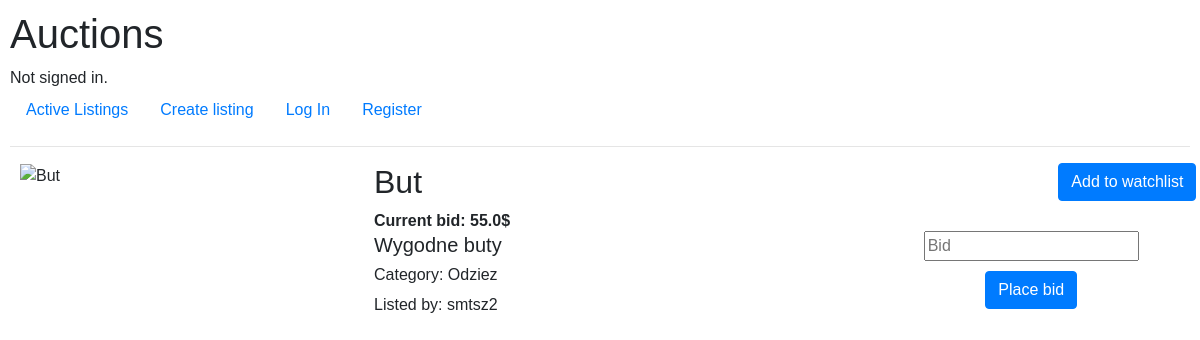
Before: /3 with the older database file.
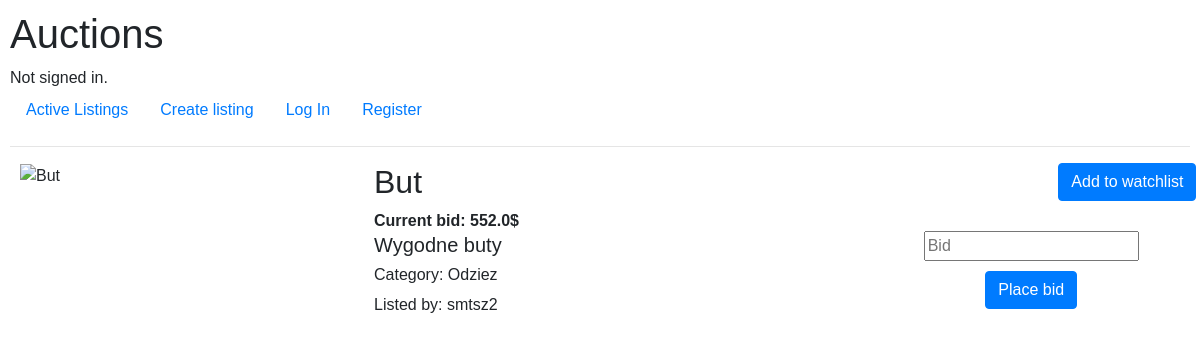
After: the same page with the newer database file.
### auctions/models.py (models this page shows, shortened)
class Auction_listing(models.Model):
    user = models.ForeignKey(User, on_delete=models.CASCADE, related_name="listings")
    is_active = models.BooleanField()
    listing_desc = models.CharField(max_length=1000)
    initial_bid = models.FloatField()
    current_bid = models.FloatField()
    creation_date = models.DateTimeField()
    listing_img = models.CharField(max_length=10000, blank=True)
    listing_title = models.CharField(max_length=150)
    listing_category = models.CharField(max_length=150, blank=True)

class User(AbstractUser):
    id = models.BigAutoField(primary_key=True, null=False)

### auctions/views.py (the view, shortened to what this page needs)
# urls.py: path("<int:id>", views.listing_page, name="listing_page"),
def listing_page(request, id):
    if is_valid(id):
        listing = Auction_listing.objects.get(id=id)
        user_id = request.user.id
        login_message = "to perform this action"
        wlisted = watchlisted(user_id, listing)
        if wlisted:
            message = "Remove from watchlist"
        else:
            message = "Add to watchlist"
        if request.method == "GET":
                success_message = None
                if not listing.is_active:
                    highest_biding_user = find_highest_username(listing)
                    if highest_biding_user.id == request.user.id:
                        success_message = "Congratulations you have won this auction !"
                return render(request, "auctions/listing_page.html", {
                    "listing": listing,
                    "success_message": success_message,
                    "error_message": assign_error_message(listing),
                    "watchlist_state": message
                })
    return render(request, "auctions/404.html")

### auctions/util.py (called while the page is built)
def is_valid(id):
    try:
        listing = Auction_listing.objects.get(id=id)
    except:
        return False
    return True

def watchlisted(user_id ,listing):
    try:
        added = Watchlist.objects.get(user_id=user_id, listing=listing)
        return added.id
    except:
        return None

def assign_error_message(listing):
    if not listing.is_active:
        return "This listing is closed and you can no longer place bids on it"
    return None

### auctions/templates/auctions/listing_page.html (shortened to what this page needs)
{% extends "auctions/layout.html" %}
{% block body %}
    <div class="listing_page">
        {% if listing.listing_img %}
            <div class="big_image">
                <img src="{{ listing.listing_img }}" alt="{{ listing.listing_title }}">
            </div>
        {% endif %}
        <div class="listing_page_info">
            <h2>{{ listing.listing_title }}</h2>
            <strong>Current bid: {{ listing.current_bid }}$</strong>
            <h5>{{ listing.listing_desc }}</h5>
            {% if listing.listing_category %}
                <h6>Category: {{ listing.listing_category}}</h6>
            {% else %}
                <h6>No category listed</h6>
            {% endif %}
            <p>Listed by: {{ listing.user.username }}</p>
        </div>
        <div class="bid_watchlist">
            <div class="right">
                <form action="{% url 'listing_page' listing.id %}" method="post">
                    <input type="submit" value="{{ watchlist_state }}" class="btn btn-primary">
                </form>
            </div>
            <div id="bid_form">
                <div class="center">
                    <form action="{% url 'listing_page' listing.id %}" method="post">
                        <div class="center">
                            <input type="number" name="bid_price" placeholder="Bid" min="0" step="0.01">
                        </div>
                        <div class="center">
                            <input type="submit" value="Place bid" class="btn btn-primary">
                        </div>
                    </form>
                </div>
            </div>
        </div>
    </div>
{% endblock %}

### auctions/templates/auctions/layout.html (shortened to what this page needs)
{% load static %}
<!DOCTYPE html>
<html lang="en">
    <head>
        <link rel="stylesheet" href="https://stackpath.bootstrapcdn.com/bootstrap/4.4.1/css/bootstrap.min.css">
        <link href="{% static 'auctions/styles.css' %}" rel="stylesheet">
    </head>
    <body>
        <h1>Auctions</h1>
        <div>
            {% if user.is_authenticated %}
                Signed in as <strong>{{ user.username }}</strong>.
            {% else %}
                Not signed in.
            {% endif %}
        </div>
        <ul class="nav">
            <li class="nav-item">
                <a class="nav-link" href="{% url 'index' %}">Active Listings</a>
            </li>
            <li class="nav-item">
                <a href="{% url 'new_listing' %}" class="nav-link">Create listing</a>
            </li>
            {% if user.is_authenticated %}
                <li class="nav-item">
                    <a class="nav-link" href="{% url 'logout' %}">Log Out</a>
                </li>
            {% else %}
                <li class="nav-item">
                    <a class="nav-link" href="{% url 'login' %}">Log In</a>
                </li>
                <li class="nav-item">
                    <a class="nav-link" href="{% url 'register' %}">Register</a>
                </li>
            {% endif %}
        </ul>
        <hr>
        {% block body %}
        {% endblock %}
    </body>
</html>

### auctions/static/auctions/styles.css (style rules this page uses)
body { padding: 10px; font-family: Arial, Helvetica, sans-serif; }
.listing_page { display: flex; flex-flow: row wrap; width: 100%; height: fit-content; margin: 10px; }
.listing_page_info { display: flex; width: 40%; margin-right: 20px; height: auto; word-wrap: break-word; flex-direction: column; justify-content: space-evenly; }
.big_image { width: 30%; height: 100%; }
.big_image img { width: 80%; height: 95%; object-fit: cover; }
.center { display:flex; height: 70%; margin: 10px; justify-content: center; align-items: center; }
.bid_watchlist { width: 28%; height: auto; }
.right { display: flex; justify-content: flex-end; }
#bid_form { height: 100%; }

Changed rows visible on the page:
changed Auction_listing "But": current_bid "55.0" → "552.0"
